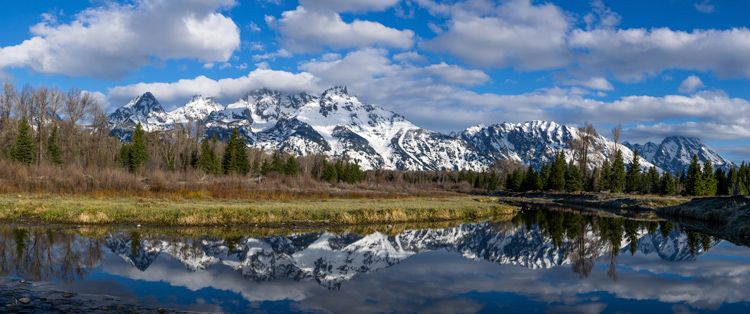
#> input picture test-photo.jpg, 750 x 314 px
$ python main.py
#> lines starting #> are read from the running program, lines starting #| are printed output that depends on the picture
#main.py

#pixel image on instagram 1080 (length) x 1350 (height) pixels 4:5 ratio

from PIL import Image

num_images = 1

img = Image.open("./test-photo.jpg")
#> img is the input picture: PIL image 750x314 RGB; mean R, G, B 93.3, 109.3, 124.4
img.show()
print(img.size)
#| (750, 314)

new_width = img.height * 4 // 5
#> new_width = 251
print("new width = ", new_width)
#| new width =  251
new_height = img.height
#> new_height = 314

# Calculate the cropping box
left = (img.width - new_width) // 2 # need to do some math to figure this out
#> left = 249
upper = 0
right = left + new_width
#> right = 500
lower = new_height
#> lower = 314

# Crop the image
cropped_img = img.crop((left, upper, right, lower))
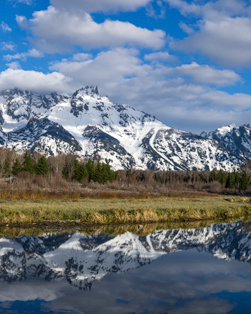
#> cropped_img: PIL image 251x314 RGB; mean R, G, B 104.7, 118.7, 133.2
cropped_img.show()
print(cropped_img.size)
#| (251, 314)

# Trival solution to make the image into 2 images from left to right

print("success")
